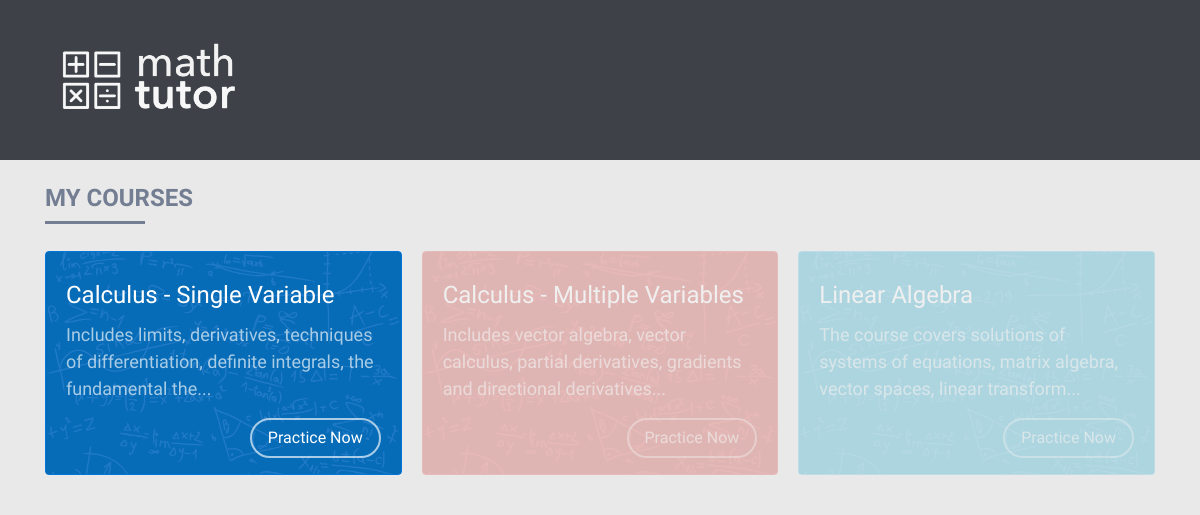
The page / on the database its author committed.
### main/models.py (models this page shows, shortened)
class Course(models.Model):
	course_name = models.CharField(max_length=200)
	course_desc = models.CharField(max_length=200)
	course_color = models.CharField(max_length=200)
	course_active = models.BooleanField(default = False)
	def short_course_desc(self):
		return self.course_desc[:100] + "..." if len(self.course_desc)>=100 else self.course_desc
	def shorter_course_desc(self):
		return self.course_desc[:50] + "..." if len(self.course_desc)>=50 else self.course_desc
	def short_course_name(self):
		return self.course_name[:20] + "..." if len(self.course_name)>=20 else self.course_name

### main/views.py (the view)
# urls.py: url(r'^$', views.index, name='index'),
def index(request):
	courses = Course.objects.all()
	context = {
		'courses': courses,
	}
	return render(request, 'index.html', context)

### main/templates/index.html (shortened to what this page needs)
{% extends "header.html" %}
{% block content %}
  {% load staticfiles %}
  <h3>My Courses</h3>
  <hr>
  <br>
  {% if courses %}
  <div class="card-columns">
    {% for course in courses %}
      <div class="course card card-inverse card-{{ course.course_color }} {% if not course.course_active %}inactive{% endif %}">
        <div class="card-img-overlay {{ course.course_color }}">
          <h4 class="card-title desktop">{{ course.course_name }}</h4>
          <p class="card-text desktop">{{ course.short_course_desc }}</p>
          <a href="/course/{{ course.id }}" class="btn btn-{{ course.course_color }} {% if not course.course_active %}disabled{% endif %}">Practice Now</a>
        </div>
      </div>
    {% endfor %}
  </div>
  {% endif %}
{% endblock %}

### main/static/css/style.css (style rules this page uses)
body { background-color: #e9e9e9; font-family: 'Source Sans Pro', 'Helvetica Neue', 'Segoe UI', Helvetica, Arial, sans-serif; font-size: 18px; overflow-x: hidden; color: #3e4248; -webkit-font-smoothing: antialiased; -moz-osx-font-smoothing: grayscale; }
* { outline: 0 !important; }
p { font-size: 18px; line-height: 1.5; color: #8a8e91; }
a { color:#999; text-decoration: none; }
h1, h2, h3, h4, h5, h6 { font-family: 'Source Sans Pro', 'Helvetica Neue', 'Segoe UI', Helvetica, Arial, sans-serif; position: relative; margin: 10px 0; }
h3 { font-size: 24px !important; text-transform: uppercase; color: #737e93; display: block; font-weight: 700; }
hr { border: none; border-bottom: 3px solid #737e93; width: 100px; margin: 0px; }
h4 { font-size: 24px; color: gray; }
a.disabled { pointer-events: none; cursor: default; }
.card.inactive { opacity: 0.3; }
.card-primary > .card-img-overlay { background: rgba(8, 108, 193, 0.9); }
.card-info > .card-img-overlay { background: rgba(41, 175, 216, 0.9); }
.card-danger > .card-img-overlay { background: rgba(226, 60, 55, 0.9); }
.course .btn { color: #fff; border:2px solid rgba(255,255,255,0.65); border-radius: 30px; background: transparent; text-align: center; float: right; }
.desktop { display: none; }
@media screen and (min-width: 760px) { .desktop { display: block; } }

### rows shown on the page
Course: course_name "Calculus - Single Variable", short_course_desc "Includes limits, derivatives, techniques of differentiation, definite integrals, the fundamental the..."
Course: course_name "Calculus - Multiple Variables", short_course_desc "Includes vector algebra, vector calculus, partial derivatives, gradients and directional derivatives..."
Course: course_name "Linear Algebra", short_course_desc "The course covers solutions of systems of equations, matrix algebra, vector spaces, linear transform..."
